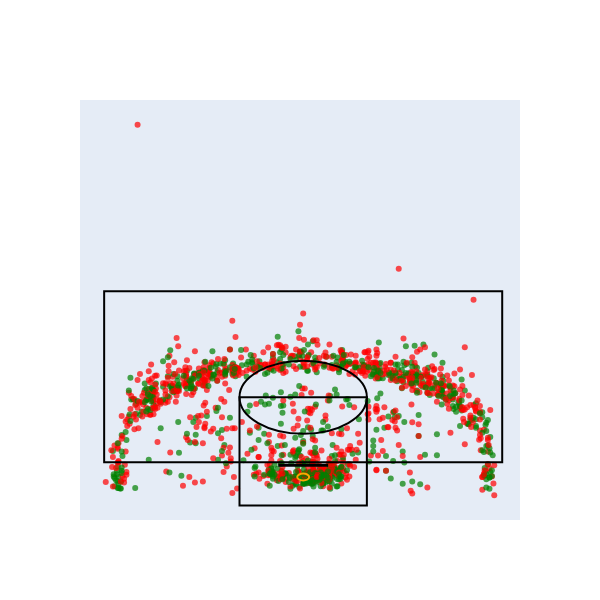

The notebook cell saved with this chart:
### Code cell
fig = plot_shots(df)
fig.show()

### Figure 1 — Plotly figure (JSON) as saved in the notebook; plotly's stock layout.template omitted (floating-point values rounded to 4 significant figures; data arrays with more than 128 entries replaced by an {"elided": "..."} marker saying what was removed)
{"data": [{"hoverinfo": "text", "hovertext": {"elided": "1445 str values"}, "marker": {"color": {"elided": "1445 str values"}, "opacity": 0.7, "size": 6}, "mode": "markers", "type": "scatter", "x": {"elided": "1445 int values"}, "y": {"elided": "1445 int values"}}], "layout": {"height": 600, "shapes": [{"line": {"color": "black"}, "type": "rect", "x0": -250, "x1": 250, "y0": 47.5, "y1": 422.5}, {"line": {"color": "orange"}, "type": "circle", "x0": -7.5, "x1": 7.5, "y0": 7.5, "y1": 22.5}, {"line": {"color": "black"}, "type": "rect", "x0": -30, "x1": 30, "y0": 40, "y1": 42}, {"line": {"color": "black"}, "type": "rect", "x0": -80, "x1": 80, "y0": -47.5, "y1": 190}, {"line": {"color": "black"}, "type": "circle", "x0": -80, "x1": 80, "y0": 110, "y1": 270}, {"line": {"color": "black"}, "path": "M -220 0 A 220 220 0 0 1 220 0", "type": "path"}], "showlegend": false, "width": 600, "xaxis": {"showgrid": false, "visible": false, "zeroline": false}, "yaxis": {"showgrid": false, "visible": false, "zeroline": false}}}
